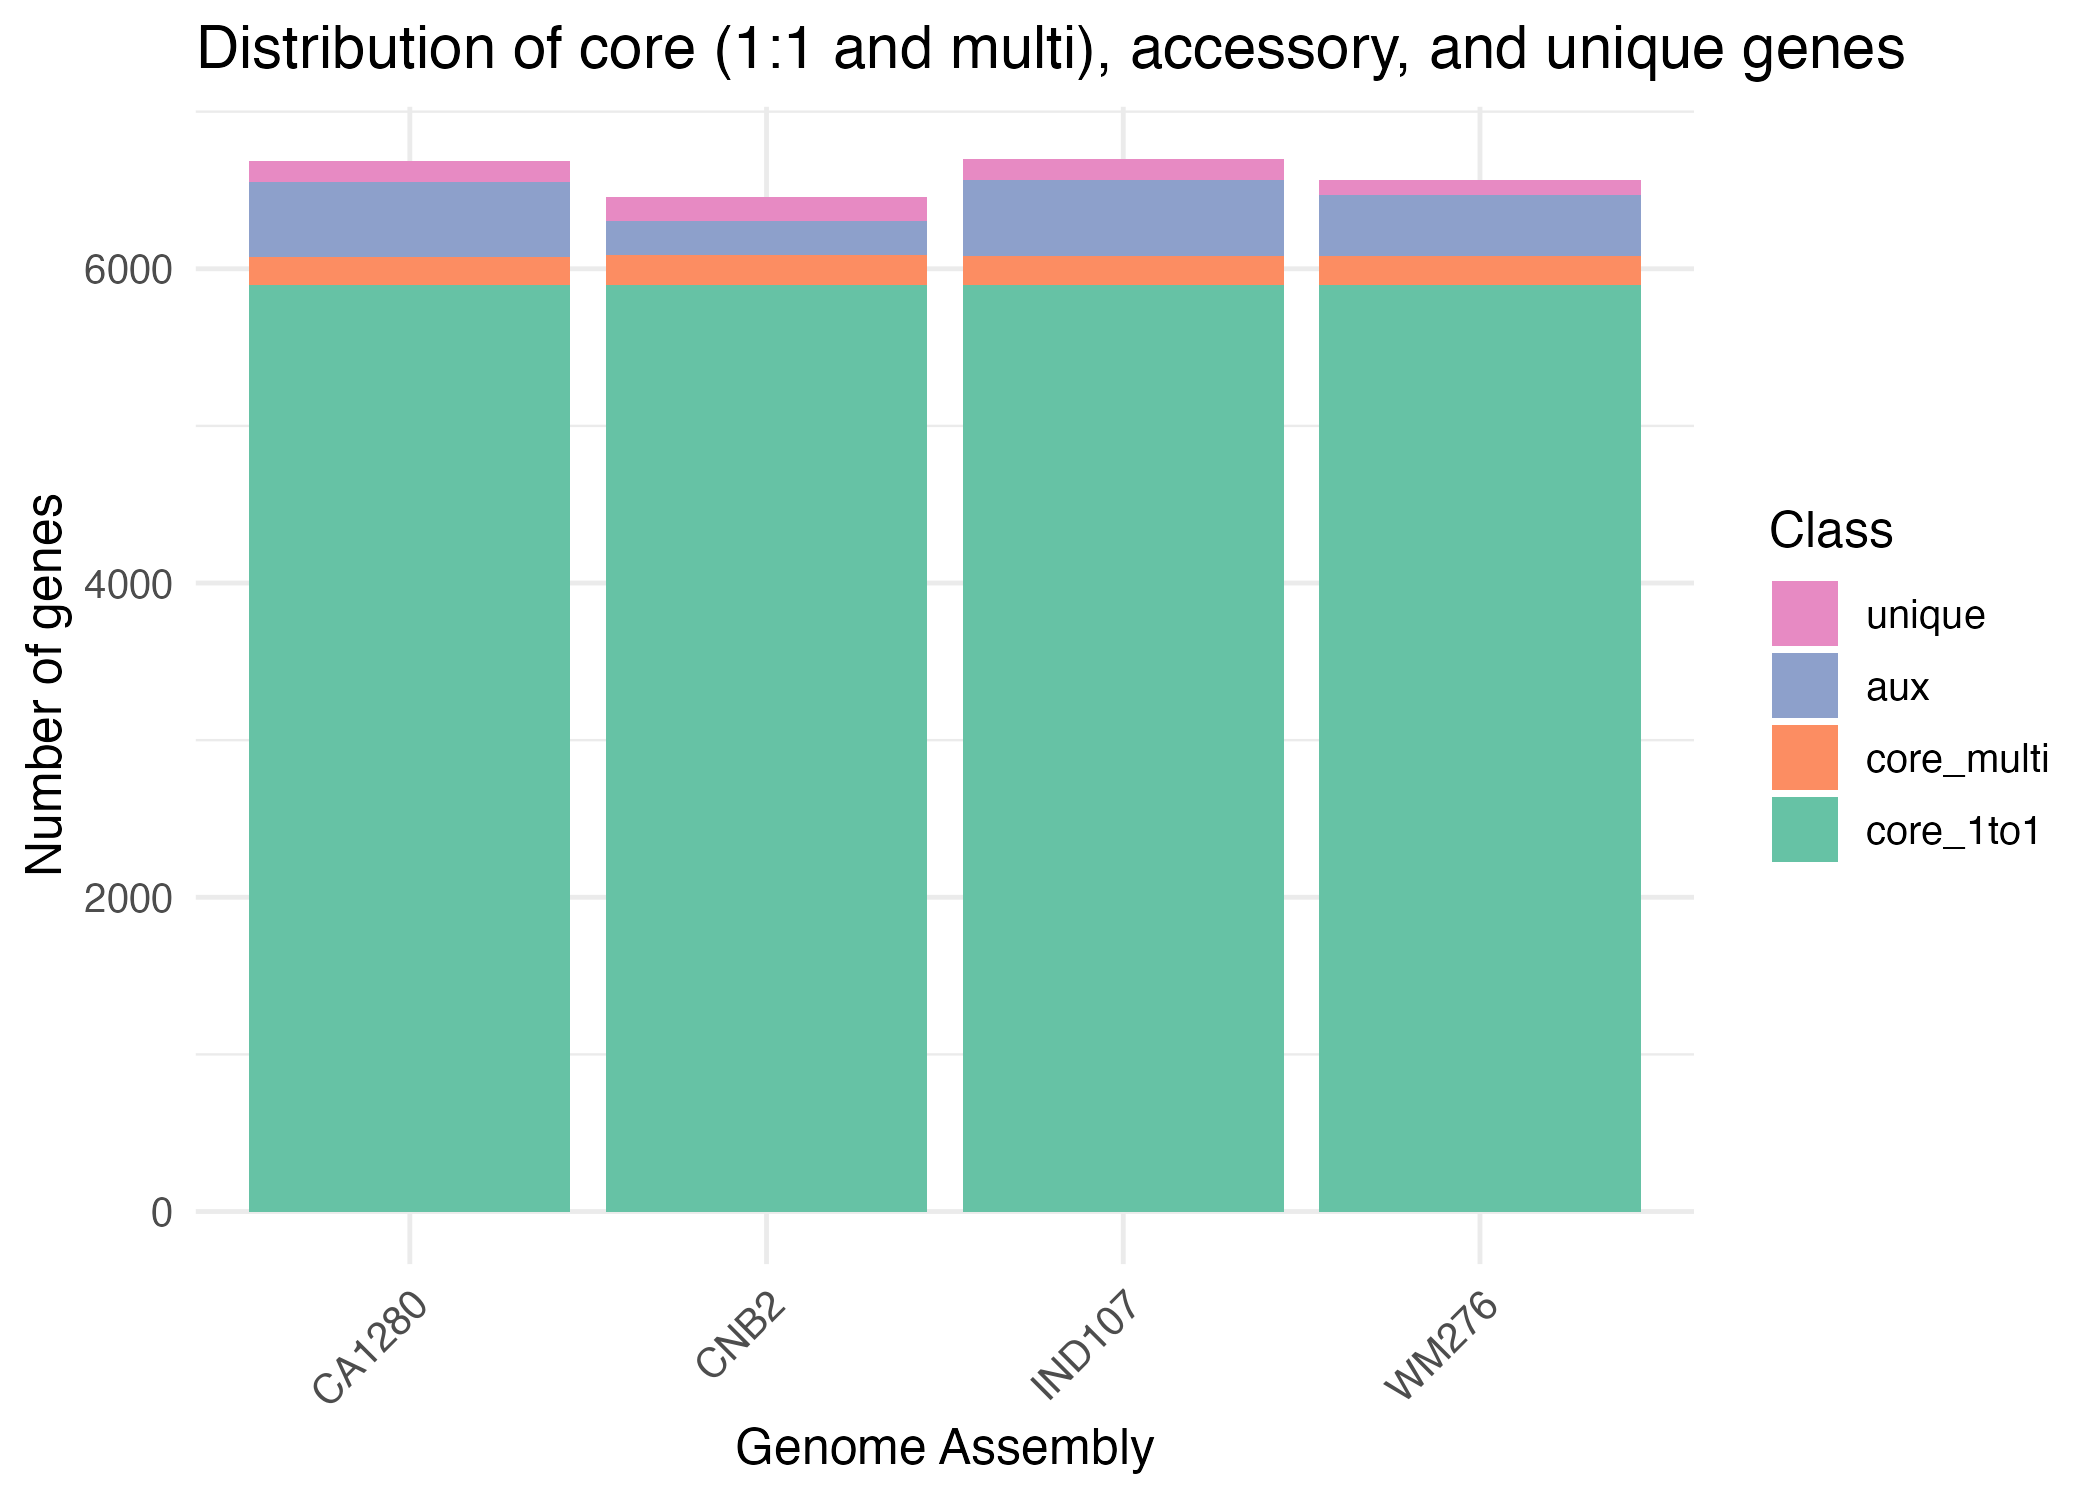

R code for this plot:
core1_counts <- c(5897, 5897, 5897, 5897)
corem_counts <- c(179, 193, 185, 183)
aux_counts <- c(476, 214, 481, 388)
uniq_counts <- c(131, 152, 133, 97)
genomes <- c('CA1280', 'CNB2', 'IND107', 'WM276')

library(ggplot2)

df <- data.frame(
  genome = rep(genomes, times = 4),
  class = factor(
    rep(c("core_1to1", "core_multi", "aux", "unique"), each = length(genomes)),
    levels = c("core_1to1", "core_multi", "aux", "unique")
  ),
  count  = c(core1_counts, corem_counts, aux_counts, uniq_counts)
)

p <- ggplot(df, aes(x = genome, y = count, fill = class)) +
  geom_bar(
    stat = "identity", 
    position = position_stack(reverse = TRUE)
  ) +
  theme_minimal(base_size = 12) +
  theme(
    axis.text.x = element_text(angle = 45, hjust = 1),
    legend.position = "right"
  ) +
  labs(
    title = "Distribution of core (1:1 and multi), accessory, and unique genes",
    x = "Genome Assembly",
    y = "Number of genes",
    fill = "Class"
  ) +
  scale_fill_brewer(
    palette = "Set2",
    guide = guide_legend(reverse = TRUE)
  )

# PDF output
ggsave(filename = "examples/synima_output/synima_step4-ortholog-summary/GENE_CLUSTERS_SUMMARIES.cds.orthomcl.cluster_dist_per_genome.summary_plot.pdf", 
plot = p, width = 7, height = 5)

# PNG output
ggsave(filename = "examples/synima_output/synima_step4-ortholog-summary/GENE_CLUSTERS_SUMMARIES.cds.orthomcl.cluster_dist_per_genome.summary_plot.png", 
plot = p, width = 7, height = 5, dpi = 300)
